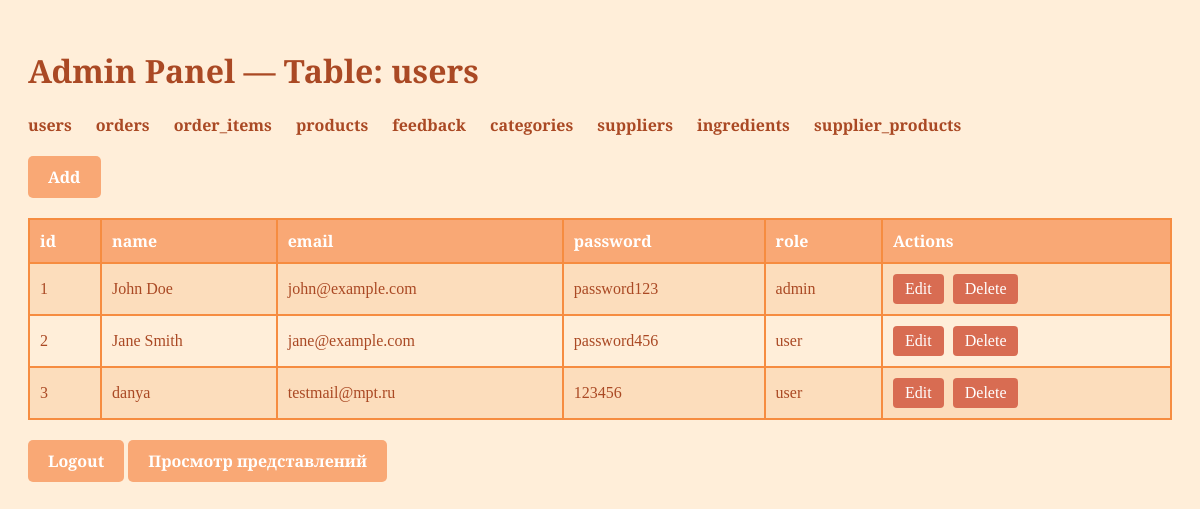
/php/admin.php (signed in), run on the app's committed database.
### tables this page shows
CREATE TABLE `users` (
  `id` int(11) NOT NULL,
  `name` varchar(255) NOT NULL,
  `email` varchar(255) NOT NULL,
  `password` varchar(255) NOT NULL,
  `role` varchar(20) NOT NULL DEFAULT 'user'
);

### php/admin.php (the view, shortened to what this page needs)
<?php
require_once 'db.php';
$allowed_tables = [
    'users',
    'orders',
    'order_items',
    'products',
    'feedback',
    'categories',
    'suppliers',
    'ingredients',
    'supplier_products'
];
$table = $_GET['table'] ?? 'users';
$stmt = $conn->query("SELECT * FROM $table");
$rows = $stmt->fetchAll(PDO::FETCH_ASSOC);
?>
<!DOCTYPE html>
<html lang="ru">
<head>
</head>
<body>
  <h1>Admin Panel — Table: <?= htmlspecialchars($table) ?></h1>
  <nav>
    <?php foreach ($allowed_tables as $t): ?>
      <a href="admin.php?table=<?= $t ?>"><?= $t ?></a>
    <?php endforeach; ?>
  </nav>
  <a class="add-btn" href="form.php?table=<?= $table ?>">Add</a>
  <table>
    <tr>
      <?php if ($rows): ?>
        <?php foreach (array_keys($rows[0]) as $col): ?>
          <th><?= htmlspecialchars($col) ?></th>
        <?php endforeach; ?>
        <th>Actions</th>
    </tr>
    <?php foreach ($rows as $row): ?>
      <tr>
        <?php foreach ($row as $cell): ?>
          <td><?= htmlspecialchars($cell) ?></td>
        <?php endforeach; ?>
        <?php
          $pk = ($table == 'users') ? 'id' : (
              ($table == 'orders') ? 'order_id' : (
                  ($table == 'order_items') ? 'order_item_id' : (
                      ($table == 'products') ? 'product_id' : (
                          ($table == 'feedback') ? 'feedback_id' : (
                              ($table == 'categories') ? 'category_id' : (
                                  ($table == 'suppliers') ? 'supplier_id' : (
                                      ($table == 'ingredients') ? 'ingredient_id' : 'id'
                                  )
                              )
                          )
                      )
                  )
              )
          );
        ?>
        <td>
          <a class="action-btn" href="form.php?table=<?= $table ?>&edit_id=<?= $row[$pk] ?>">Edit</a>
          <a class="action-btn" href="admin.php?table=<?= $table ?>&delete_id=<?= $row[$pk] ?>">Delete</a>
        </td>
      </tr>
    <?php endforeach; ?>
    <?php else: ?>
      <tr><td colspan="100%">No records</td></tr>
    <?php endif; ?>
  </table>
  <a class="logout" href="logout.php">Logout</a>
  <a class="request-btn" href="request.php">Просмотр представлений</a>
</body>
</html>

### php/admin.php (style rules this page uses)
body { background: #FFEED9; color: #AA4924; font-family: 'Playfair Display', serif; padding: 20px; }
h1 { color: #AA4924; }
nav a { margin-right: 20px; text-decoration: none; color: #AA4924; font-weight: bold; }
.add-btn { display: inline-block; margin-top: 20px; padding: 10px 20px; background: #F9A875; color: #fff; text-decoration: none; border-radius: 5px; font-weight: bold; }
table { width: 100%; border-collapse: collapse; margin-top: 20px; }
th, td { border: 2px solid #F68C40; padding: 10px; text-align: left; }
th { background: #F9A875; color: #fff; }
tr:nth-child(even) { background: #FCDDBC; }
a.action-btn { display: inline-block; padding: 6px 12px; background: #D86C52; color: #fff; border-radius: 4px; text-decoration: none; margin-right: 5px; }
.logout, .request-btn { display: inline-block; margin-top: 20px; padding: 10px 20px; background: #F9A875; color: #fff; text-decoration: none; border-radius: 5px; font-weight: bold; }

### data on the page
users: id "1", name "John Doe", email "john@example.com", password "password123", role "admin"
users: id "2", name "Jane Smith", email "jane@example.com", password "password456", role "user"
users: id "3", name "danya", email "testmail@mpt.ru", password "123456", role "user"

### other printed values
$table "users"
$t "users"
$t "orders"
$t "order_items"
$t "products"
$t "feedback"
$t "categories"
$t "suppliers"
$t "ingredients"
$t "supplier_products"
$col "id"
$col "name"
$col "email"
$col "password"
$col "role"
